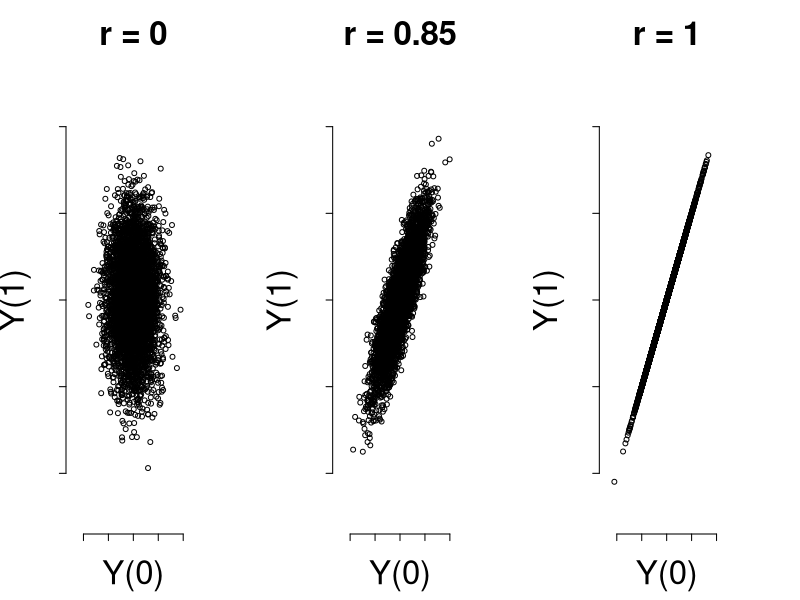

This figure's R source:
library(mnormt)

# covariance matrices
Sigma1 = diag(2)
Sigma2 = matrix(c(1,.85,.85,1), nrow = 2)

# generate random draws
n = 5000
Y = rnorm(n)
bvn1 = rmnorm(n, mean = c(0,0), varcov = Sigma1)
bvn2 = rmnorm(n, mean = c(0,0), varcov = Sigma2)
bvn3 = cbind(Y,Y)
sims = list(bvn1,bvn2,bvn3)

# plotting
par(mfrow = c(1,3))
par(mar = c(5,5,5,5))
r = c(0,.85,1)
for (i in 1:3){
    mat = sims[[i]]
    plot(mat[,1],mat[,2], 
             main = paste("r =", r[i]),
             cex.main = 3,
             cex.axis = 2,
             xlim = c(-5,5),
             ylim = c(-5,5),
             cex.lab = 3,
             xlab = "Y(0)",
             ylab = "Y(1)",
             axes = F)
    Axis(side=1, labels=FALSE)
    Axis(side=2, labels=FALSE)
}


